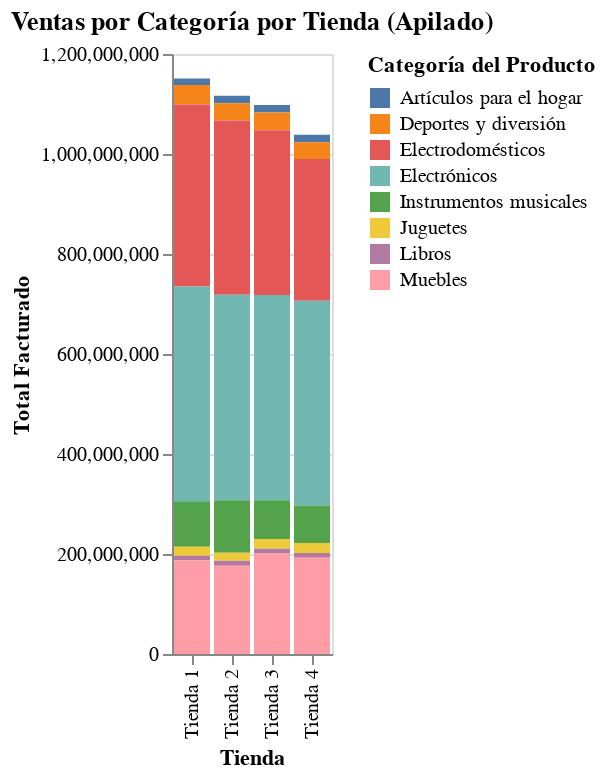

Notebook cell for this chart:
### Code cell
import altair as alt

# Convertir 'Total Facturado' de nuevo a numérico para graficar
ventas_por_categoria_total['Total Facturado'] = ventas_por_categoria_total['Total Facturado'].replace({r'\$': '', ',': ''}, regex=True).astype(float)

chart_ventas_categoria = alt.Chart(ventas_por_categoria_total).mark_bar().encode(
    x=alt.X('Tienda', title='Tienda'),
    y=alt.Y('Total Facturado', title='Total Facturado'),
    color='Categoría del Producto',  # Apilar por categoría
    tooltip=['Tienda', 'Categoría del Producto', alt.Tooltip('Total Facturado', format='$,.2f')]
).properties(
    title='Ventas por Categoría por Tienda (Apilado)'
)

chart_ventas_categoria.display()

### Figure 1 — Vega-Lite specification as saved in the notebook (floating-point values rounded to 4 significant figures)
{"config": {"view": {"continuousWidth": 300, "continuousHeight": 300}}, "data": {"name": "data-1e3081d938e9fae5e3c7250589628154"}, "mark": {"type": "bar"}, "encoding": {"color": {"field": "Categoría del Producto", "type": "nominal"}, "tooltip": [{"field": "Tienda", "type": "nominal"}, {"field": "Categoría del Producto", "type": "nominal"}, {"field": "Total Facturado", "format": "$,.2f", "type": "quantitative"}], "x": {"field": "Tienda", "title": "Tienda", "type": "nominal"}, "y": {"field": "Total Facturado", "title": "Total Facturado", "type": "quantitative"}}, "title": "Ventas por Categoría por Tienda (Apilado)", "$schema": "https://vega.github.io/schema/vega-lite/v5.20.1.json", "datasets": {"data-1e3081d938e9fae5e3c7250589628154": [{"Categoría del Producto": "Artículos para el hogar", "Total Facturado": 12700000.0, "Tienda": "Tienda 1"}, {"Categoría del Producto": "Deportes y diversión", "Total Facturado": 39290000.0, "Tienda": "Tienda 1"}, {"Categoría del Producto": "Electrodomésticos", "Total Facturado": 363700000.0, "Tienda": "Tienda 1"}, {"Categoría del Producto": "Electrónicos", "Total Facturado": 429500000.0, "Tienda": "Tienda 1"}, {"Categoría del Producto": "Instrumentos musicales", "Total Facturado": 91300000.0, "Tienda": "Tienda 1"}, {"Categoría del Producto": "Juguetes", "Total Facturado": 18000000.0, "Tienda": "Tienda 1"}, {"Categoría del Producto": "Libros", "Total Facturado": 8785000.0, "Tienda": "Tienda 1"}, {"Categoría del Producto": "Muebles", "Total Facturado": 187600000.0, "Tienda": "Tienda 1"}, {"Categoría del Producto": "Artículos para el hogar", "Total Facturado": 14750000.0, "Tienda": "Tienda 2"}, {"Categoría del Producto": "Deportes y diversión", "Total Facturado": 34740000.0, "Tienda": "Tienda 2"}, {"Categoría del Producto": "Electrodomésticos", "Total Facturado": 348600000.0, "Tienda": "Tienda 2"}, {"Categoría del Producto": "Electrónicos", "Total Facturado": 410800000.0, "Tienda": "Tienda 2"}, {"Categoría del Producto": "Instrumentos musicales", "Total Facturado": 105000000.0, "Tienda": "Tienda 2"}, {"Categoría del Producto": "Juguetes", "Total Facturado": 15950000.0, "Tienda": "Tienda 2"}, {"Categoría del Producto": "Libros", "Total Facturado": 10090000.0, "Tienda": "Tienda 2"}, {"Categoría del Producto": "Muebles", "Total Facturado": 176400000.0, "Tienda": "Tienda 2"}, {"Categoría del Producto": "Artículos para el hogar", "Total Facturado": 15060000.0, "Tienda": "Tienda 3"}, {"Categoría del Producto": "Deportes y diversión", "Total Facturado": 35590000.0, "Tienda": "Tienda 3"}, {"Categoría del Producto": "Electrodomésticos", "Total Facturado": 329200000.0, "Tienda": "Tienda 3"}, {"Categoría del Producto": "Electrónicos", "Total Facturado": 410800000.0, "Tienda": "Tienda 3"}, {"Categoría del Producto": "Instrumentos musicales", "Total Facturado": 77380000.0, "Tienda": "Tienda 3"}, {"Categoría del Producto": "Juguetes", "Total Facturado": 19400000.0, "Tienda": "Tienda 3"}, {"Categoría del Producto": "Libros", "Total Facturado": 9499000.0, "Tienda": "Tienda 3"}, {"Categoría del Producto": "Muebles", "Total Facturado": 201100000.0, "Tienda": "Tienda 3"}, {"Categoría del Producto": "Artículos para el hogar", "Total Facturado": 15070000.0, "Tienda": "Tienda 4"}, {"Categoría del Producto": "Deportes y diversión", "Total Facturado": 33350000.0, "Tienda": "Tienda 4"}, {"Categoría del Producto": "Electrodomésticos", "Total Facturado": 283300000.0, "Tienda": "Tienda 4"}, {"Categoría del Producto": "Electrónicos", "Total Facturado": 409500000.0, "Tienda": "Tienda 4"}, {"Categoría del Producto": "Instrumentos musicales", "Total Facturado": 75100000.0, "Tienda": "Tienda 4"}, {"Categoría del Producto": "Juguetes", "Total Facturado": 20260000.0, "Tienda": "Tienda 4"}, {"Categoría del Producto": "Libros", "Total Facturado": 9321000.0, "Tienda": "Tienda 4"}, {"Categoría del Producto": "Muebles", "Total Facturado": 192500000.0, "Tienda": "Tienda 4"}]}}
